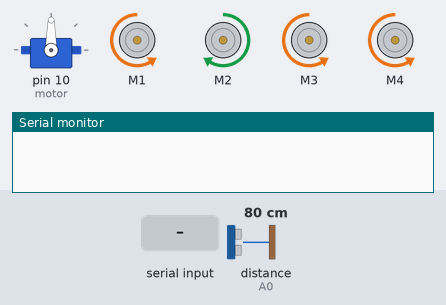
The sketch below on a simulated Arduino Uno, built with avr-gcc and run on an emulated ATmega328P. On the bench: servo, 4 × DC motor (green arrow = forward, orange = backward, longer = faster), the last lines printed to the serial monitor. Wiring (inferred from the names in the program): ultrasonic range finder: trigger A1; echo A0. The inputs (shaded band) are chosen by the test bench; at power-on: distance to the obstacle (sensor on A0) 80 cm. The echo pulse lasts 58.3 µs per cm.

Above: at 1.2 s.
1.3 s: "<V>" received over Serial
At 3.7 s:
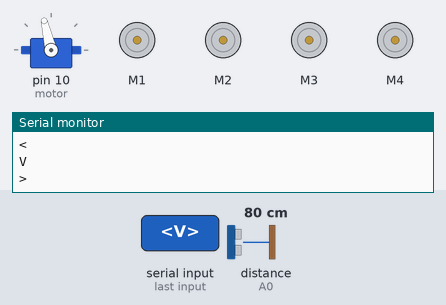
4.1 s: "<O>" received over Serial
At 4.6 s:
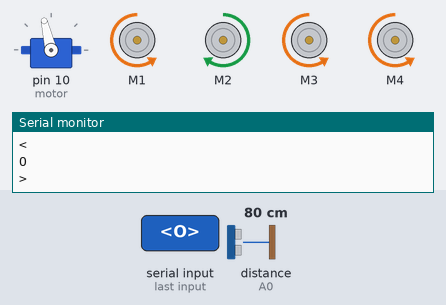
5.6 s: distance to the obstacle (sensor on A0) set to 15 cm
7.1 s: distance to the obstacle (sensor on A0) set to 12 cm
At 7.8 s:
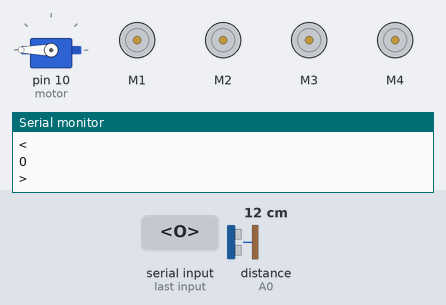
Timing chart, 0 to 17.1 s (numbered marks = the images above; inputs shaded):
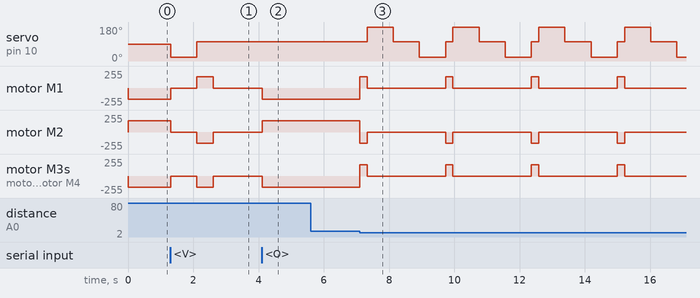

The sketch:

4wdrobot.ino
```cpp
#include <Servo.h>
#include <AFMotor.h>

#define Echo A0
#define Trig A1
#define motor 10
#define Speed 170
#define spoint 103

char value;
int distance;
int Left;
int Right;
int L = 0;
int R = 0;
int L1 = 0;
int R1 = 0;
Servo servo;
AF_DCMotor M1(1);
AF_DCMotor M2(2);
AF_DCMotor M3(3);
AF_DCMotor M4(4);

// mod durumları
enum Mode {BLUETOOTH, VOICE, OBSTACLE};
Mode currentMode = OBSTACLE; // engelden kaçınma aktif

void setup() {
  Serial.begin(9600);
  pinMode(Trig, OUTPUT);
  pinMode(Echo, INPUT);
  servo.attach(motor);
  M1.setSpeed(Speed);
  M2.setSpeed(Speed);
  M3.setSpeed(Speed);
  M4.setSpeed(Speed);
}

void loop() {
  if (Serial.available() > 0) {
    value = Serial.read();
    Serial.println(value);

    // modu değiştir
    if (value == 'K') {
      endCurrentMode(); // mevcut modu bitir
      currentMode = BLUETOOTH;
    }
    else if (value == 'V') {
      endCurrentMode();
      currentMode = VOICE;
    }
    else if (value == 'O') {
      endCurrentMode();
      currentMode = OBSTACLE;
    }
  }

  // değişkendeki duruma göre fonksiyonu çağır
  switch(currentMode) {
    case BLUETOOTH:
      Bluetoothcontrol();
      break;
    case VOICE:
      voicecontrol();
      break;
    case OBSTACLE:
      Obstacle();
      break;
  }
}

// mevcut modu bitirme fonksiyonu
void endCurrentMode() {
  switch(currentMode) {
    case BLUETOOTH:
      Stop();
      break;
    case VOICE:
      Stop();
      break;
    case OBSTACLE:
      Stop();
      break;
  }
}

void Bluetoothcontrol() {
  if (Serial.available() > 0) {
    value = Serial.read();
    Serial.println(value);
  }
  if (value == 'F') {
    forward();
  } else if (value == 'B') {
    backward();
  } else if (value == 'L') {
    left();
  } else if (value == 'R') {
    right();
  } else if (value == 'S') {
    Stop();
  }
}

void Obstacle() {
  distance = ultrasonic();
  if (distance <= 12) {
    Stop();
    backward();
    delay(225);
    Stop();
    L = leftsee();
    servo.write(spoint);
    delay(800);
    R = rightsee();
    servo.write(spoint);
    if (L < R) {
      right();
      delay(500);
      Stop();
      delay(200);
    } else if (L > R) {
      left();
      delay(500);
      Stop();
      delay(200);
    }
  } else {
    forward();
  }
}

void voicecontrol() {
  if (Serial.available() > 0) {
    value = Serial.read();
    Serial.println(value);
    if (value == '^') {
      forward();
    } else if (value == '-') {
      backward();
    } else if (value == '<') {
      L = leftsee();
      servo.write(spoint);
      if (L >= 10 ) {
        left();
        delay(500);
        Stop();
      } else if (L < 10) {
        Stop();
      }
    } else if (value == '>') {
      R = rightsee();
      servo.write(spoint);
      if (R >= 10 ) {
        right();
        delay(500);
        Stop();
      } else if (R < 10) {
        Stop();
      }
    } else if (value == '*') {
      Stop();
    }
  }
}

// ultrasonic sensörün mesafe ölçmesi
int ultrasonic() {
  digitalWrite(Trig, LOW);
  delayMicroseconds(4);
  digitalWrite(Trig, HIGH);
  delayMicroseconds(10);
  digitalWrite(Trig, LOW);
  long t = pulseIn(Echo, HIGH);
  long cm = t / 29 / 2; //zaman ve mesafe ölçümü
  return cm;
}

void forward() {
  M1.run(BACKWARD);
  M2.run(FORWARD);
  M3.run(BACKWARD);
  M4.run(BACKWARD);
}

void backward() {
  M1.run(FORWARD);
  M2.run(BACKWARD);
  M3.run(FORWARD);
  M4.run(FORWARD);
}

void right() {
  M1.run(FORWARD);
  M2.run(BACKWARD);
  M3.run(BACKWARD);
  M4.run(BACKWARD);
}

void left() {
  M1.run(BACKWARD);
  M2.run(FORWARD);
  M3.run(FORWARD);
  M4.run(FORWARD);
}

void Stop() {
  M1.run(RELEASE);
  M2.run(RELEASE);
  M3.run(RELEASE);
  M4.run(RELEASE);
}

int rightsee() {
  servo.write(20);
  delay(800);
  Left = ultrasonic();
  return Left;
}

int leftsee() {
  servo.write(180);
  delay(800);
  Right = ultrasonic();
  return Right;
}
```

Measured:
- the behaviour switches between 14 and 13 cm on distance to the obstacle (sensor on A0) (found by bisection; images 2 and 3)
- after the input at 1.3 s, servo on pin 10 (motor): 90° → 20° at once, → 103° 0.81 s later; motor M1: backward 170/255 → stopped at once, → forward 170/255 0.81 s later, → stopped 0.50 s later
- after the input at 4.1 s, motor M1, motor M3, motor M4: stopped → backward 170/255 at once; motor M2: stopped → forward 170/255 at once
- after the input at 5.6 s, every drawn part: stays the same
- after the input at 7.1 s, servo on pin 10 (motor): 103° → 180° after 0.23 s, then repeats every 2.6 s: 103° 0.80 s, 20° 0.80 s, 103° 0.23 s, 180° 0.80 s; motor M1, motor M3, motor M4: alternates forward 170/255 for 0.23 s and stopped for 2.4 s, starting at once; motor M2: alternates backward 170/255 for 0.23 s and stopped for 2.4 s, starting at once
